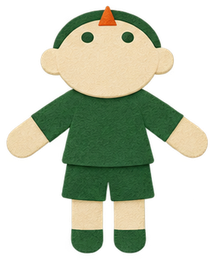
#> input picture courseware/lessons/pep-chinese-g1-upper-shadow/art-source/actor.png, 214 x 260 px
$ python diagrams.py
#> lines starting #> are read from the running program, lines starting #| are printed output that depends on the picture
"""Draw the lesson's precise position and stroke diagrams."""

from pathlib import Path

from PIL import Image, ImageDraw


ROOT = Path(__file__).resolve().parent
CREAM = "#fff5dc"
PINE = "#233f35"
SAGE = "#90a67f"
ORANGE = "#cc5b2c"
INK = "#253a32"

OFFSETS = {"front": (0, -1), "back": (0, 1), "left": (-1, 0), "right": (1, 0)}

# Centerlines follow the stroke order shown in the reviewed grade-one textbook.
# A turn remains part of its stroke, including the hook at the end of 斜钩.
STROKES = {
    "左": (
        ((25, 29), (79, 24)),
        ((47, 15), (44, 39), (34, 58), (16, 77)),
        ((44, 54), (77, 51)),
        ((60, 54), (59, 83)),
        ((33, 85), (88, 82)),
    ),
    "右": (
        ((22, 30), (82, 25)),
        ((47, 16), (44, 39), (35, 59), (16, 77)),
        ((44, 56), (47, 86)),
        ((44, 56), (81, 53), (77, 84)),
        ((47, 83), (77, 82)),
    ),
    "在": (
        ((24, 29), (84, 24)),
        ((47, 15), (44, 39), (33, 60), (17, 78)),
        ((35, 55), (35, 89)),
        ((48, 59), (82, 56)),
        ((65, 47), (65, 85)),
        ((43, 87), (91, 84)),
    ),
    "我": (
        ((47, 15), (38, 20), (23, 24)),
        ((15, 43), (87, 35)),
        ((37, 23), (38, 70), (38, 84), (32, 89), (25, 81)),
        ((15, 68), (52, 53)),
        ((57, 12), (59, 36), (64, 56), (72, 72), (82, 85), (90, 88), (91, 76)),
        ((79, 48), (72, 62), (63, 71), (52, 78)),
        ((74, 17), (85, 24)),
    ),
}


def offset(direction, heading):
    x, y = OFFSETS[direction]
    return (x, y) if heading == "up" else (-y, x)


def point(center, direction, heading, radius):
    x, y = offset(direction, heading)
    return center[0] + x * radius, center[1] + y * radius


def place(canvas, sprite, center, size, rotation=0):
    image = sprite.copy()
    image.thumbnail((size, size), Image.Resampling.LANCZOS)
    if rotation:
        image = image.rotate(rotation, expand=True, resample=Image.Resampling.BICUBIC)
    canvas.alpha_composite(image, (round(center[0] - image.width / 2),
                                   round(center[1] - image.height / 2)))


def arrow(canvas, center, heading, radius):
    tip = point(center, "front", heading, radius)
    tail = point(center, "front", heading, radius - 18)
    side = offset("left", heading)
    draw = ImageDraw.Draw(canvas)
    draw.line([tail, tip], fill=ORANGE, width=5)
    draw.polygon([tip, (tail[0] + side[0] * 8, tail[1] + side[1] * 8),
                  (tail[0] - side[0] * 8, tail[1] - side[1] * 8)], fill=ORANGE)


def room_diagram(actor, target, direction, heading, *, game_card=False, overview=False):
    size = (320, 320) if game_card else (420, 350)
    center = size[0] // 2, size[1] // 2
    radius = 90 if game_card else 96
    canvas = Image.new("RGBA", size, CREAM)
    draw = ImageDraw.Draw(canvas)
    draw.rounded_rectangle((8, 8, size[0] - 8, size[1] - 8), radius=22, outline=SAGE, width=5)
    rotation = 0 if heading == "up" else -90
    place(canvas, actor, center, 100, rotation)
    if not game_card:
        door_x, door_y = point(center, "front", heading, 148)
        width, height = (25, 15) if heading == "up" else (15, 25)
        draw.rounded_rectangle((door_x - width, door_y - height, door_x + width, door_y + height),
                               radius=6, fill=PINE, outline=INK, width=2)
        draw.ellipse((door_x + 6, door_y - 2, door_x + 12, door_y + 4), fill=CREAM)
    arrow(canvas, center, heading, 63)
    for side in OFFSETS if overview else (direction,):
        x, y = point(center, side, heading, radius)
        if game_card or overview:
            draw.ellipse((x - 33, y - 33, x + 33, y + 33), fill="#edbd74")
        place(canvas, target, (x, y), 57 if not overview else 47, rotation if overview else 0)
    return canvas


def projection_choice(lamp, shadow_x):
    canvas = Image.new("RGBA", (420, 290), "#315445")
    draw = ImageDraw.Draw(canvas)
    draw.rounded_rectangle((25, 18, 395, 171), radius=15, fill=CREAM, outline="#e3b46c", width=5)
    draw.rounded_rectangle((shadow_x - 33, 73, shadow_x + 33, 119), radius=8, fill=PINE)
    draw.rounded_rectangle((185, 192, 235, 219), radius=6, fill="#bc8d50")
    place(canvas, lamp, (329, 235), 82, 28)
    return canvas


def stroke_grid(canvas, box, glyph, *, completed=None, highlighted=None):
    x, y, span = box
    draw = ImageDraw.Draw(canvas)
    draw.rounded_rectangle((x, y, x + span, y + span), radius=max(3, span // 20),
                           fill=CREAM, outline="#96b0a1", width=max(1, span // 48))
    center_x, center_y = x + span // 2, y + span // 2
    draw.line((center_x, y + 4, center_x, y + span - 4), fill="#c5cbb0", width=1)
    draw.line((x + 4, center_y, x + span - 4, center_y), fill="#c5cbb0", width=1)
    for index, stroke in enumerate(STROKES[glyph][:completed], 1):
        points = [(round(x + px * span / 100), round(y + py * span / 100)) for px, py in stroke]
        width = max(2, span // 15)
        color = ORANGE if index == highlighted else INK
        draw.line(points, fill=color, width=width, joint="curve")
        radius = width // 2
        for px, py in (points[0], points[-1]):
            draw.ellipse((px - radius, py - radius, px + radius, py + radius), fill=color)


def write_pair(glyphs):
    canvas = Image.new("RGBA", (780, 552), "#f2e6c8")
    for row, glyph in enumerate(glyphs):
        top = 14 + row * 271
        stroke_grid(canvas, (14, top, 240), glyph)
        for i in range(len(STROKES[glyph])):
            x = 276 + i % 4 * 123
            y = top + i // 4 * 123
            stroke_grid(canvas, (x, y, 110), glyph, completed=i + 1, highlighted=i + 1)
    return canvas


def write_choice(stroke):
    canvas = Image.new("RGBA", (420, 290), "#f2e6c8")
    stroke_grid(canvas, (83, 17, 254), "我", highlighted=stroke)
    return canvas


def draw_assets(root=ROOT):
    assets = root / "assets"
    with Image.open(root / "art-source" / "actor.png") as image:
#> image is the input picture: PIL image 214x260 RGBA; mean R, G, B, A 62.4, 70, 49.5, 111.4
        actor = image.convert("RGBA")
    with Image.open(assets / "lamp.png") as image:
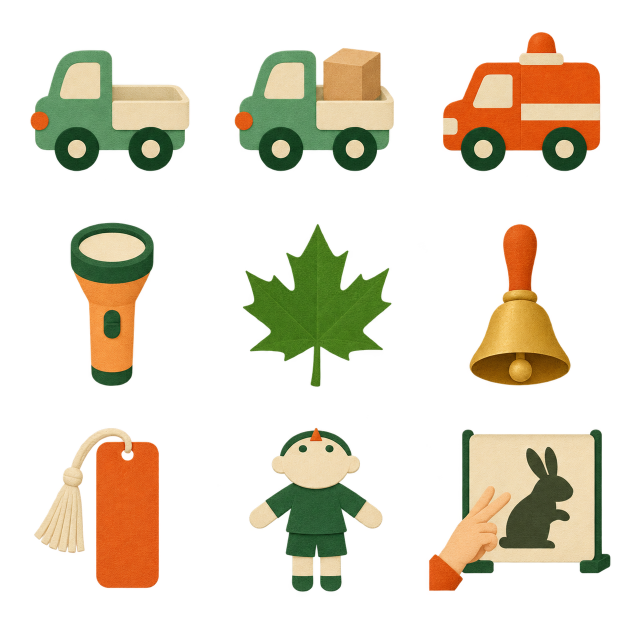
#> input picture courseware/lessons/pep-chinese-g1-upper-shadow/art-source/sprites-atlas.png, 1267 x 1241 px, given in place of lamp.png, which was not available (shown at 1/2 size)
#> image is the input picture: PIL image 1267x1241 RGBA; mean R, G, B, A 50.3, 43, 25.3, 73.2
        lamp = image.convert("RGBA")
    with Image.open(assets / "bell.png") as image:
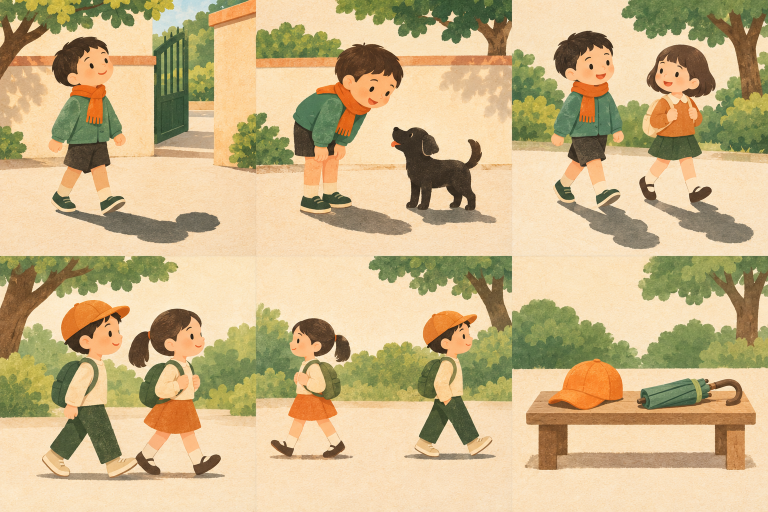
#> input picture courseware/lessons/pep-chinese-g1-upper-shadow/art-source/story-atlas.png, 1536 x 1024 px, given in place of bell.png, which was not available (shown at 1/2 size)
#> image is the input picture: PIL image 1536x1024 RGB; mean R, G, B 201.4, 179.7, 135.4
        bell = image.convert("RGBA")
    with Image.open(assets / "leaf.png") as image:
        leaf = image.convert("RGBA")

    def save(name, image):
        image.save(assets / (name + ".png"), optimize=True)

    for side in OFFSETS:
        save("station-" + side, room_diagram(actor, actor, side, "up", game_card=True))
#> this loop made 4 passes
#> pass 1, in save, `image.save(assets / (name + ".png"), optimize=True)`:
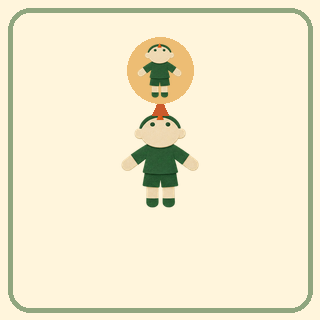
#> saved as station-front.png: PIL image 320x320 RGBA; mean R, G, B, A 242.3, 234.3, 206.7, 255
    save("direction-map", room_diagram(actor, actor, "front", "up", overview=True))
    for suffix, side in zip("abc", ("left", "front", "back")):
        save("front-choice-" + suffix, room_diagram(actor, bell, side, "up"))
    for suffix, side in zip("abc", ("left", "right", "front")):
        save("left-choice-" + suffix, room_diagram(actor, leaf, side, "right"))
#> this loop made 3 passes
#> pass 1, in save (call 9), `image.save(assets / (name + ".png"), optimize=True)`:
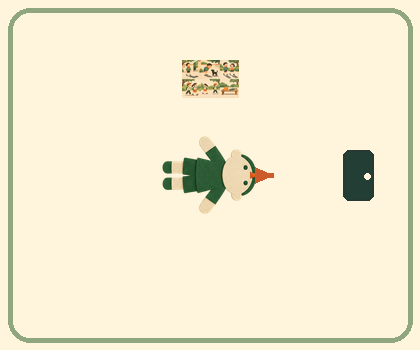
#> saved as left-choice-a.png: PIL image 420x350 RGBA; mean R, G, B, A 243.4, 235.7, 209.5, 255
    for suffix, position in zip("abc", (210, 302, 118)):
        save("lamp-choice-" + suffix, projection_choice(lamp, position))
#> this loop made 3 passes
#> pass 1, in place (call 26), `image = image.rotate(rotation, expand=True, resample=Image.Resampling...`:
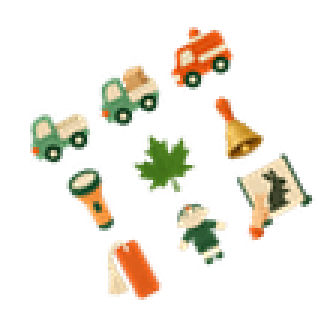
#> image: PIL image 110x110 RGBA (shown 3 times larger); mean R, G, B, A 35, 29.1, 16.8, 39.8; transparent parts drawn white
#> pass 1, in save (call 12), `image.save(assets / (name + ".png"), optimize=True)`:
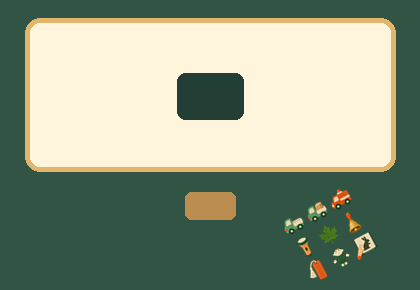
#> saved as lamp-choice-a.png: PIL image 420x290 RGBA; mean R, G, B, A 141.9, 153.5, 131.1, 255
    for suffix, highlighted in zip("abc", (1, 3, 5)):
        save("stroke-choice-" + suffix, write_choice(highlighted))
    save("write-left-right", write_pair(("左", "右")))
    save("write-at-me", write_pair(("在", "我")))
#> call 2 of write_pair, with glyphs = ('在', '我')
#> after the loop in write_pair (call 2), `for row, glyph in enumerate(glyphs):`:
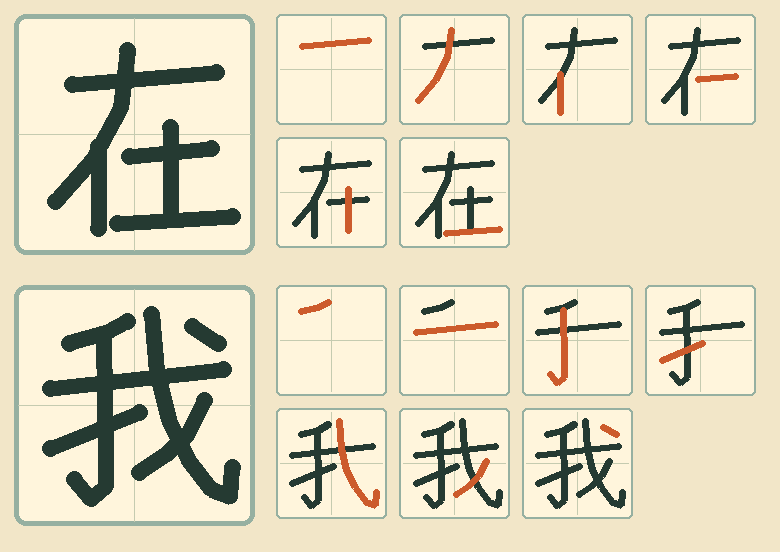
#> canvas: PIL image 780x552 RGBA; mean R, G, B, A 224.2, 216.9, 191.9, 255


if __name__ == "__main__":
    draw_assets()
